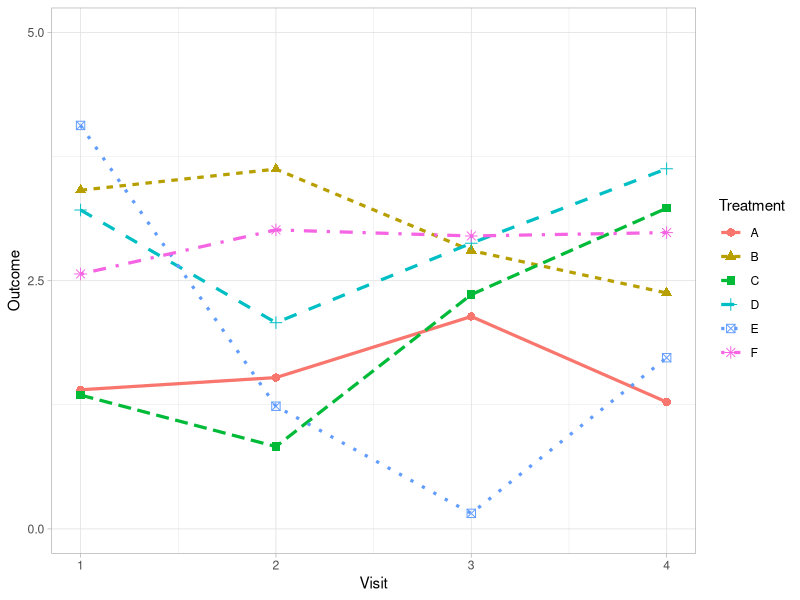
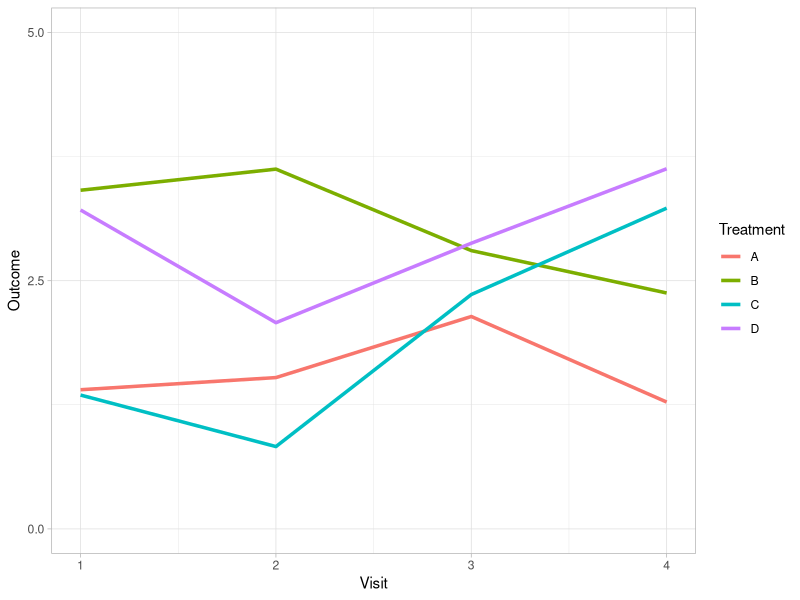
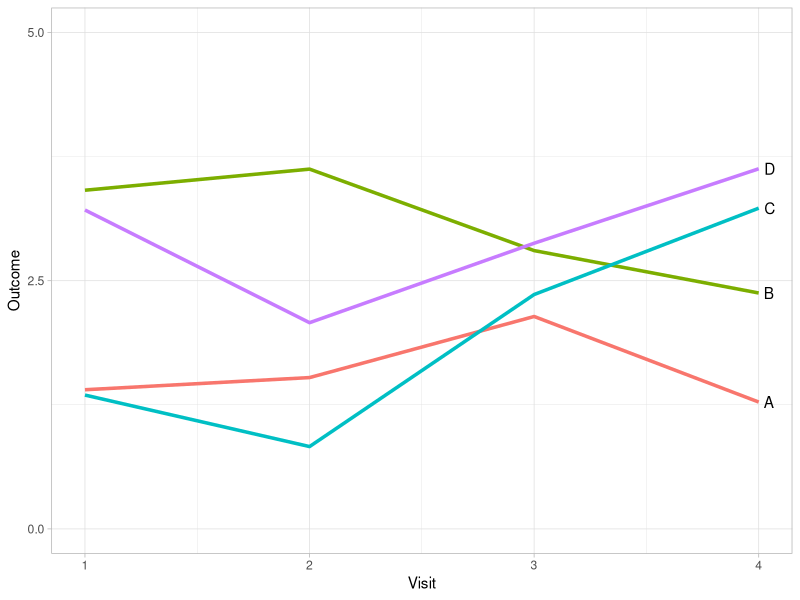
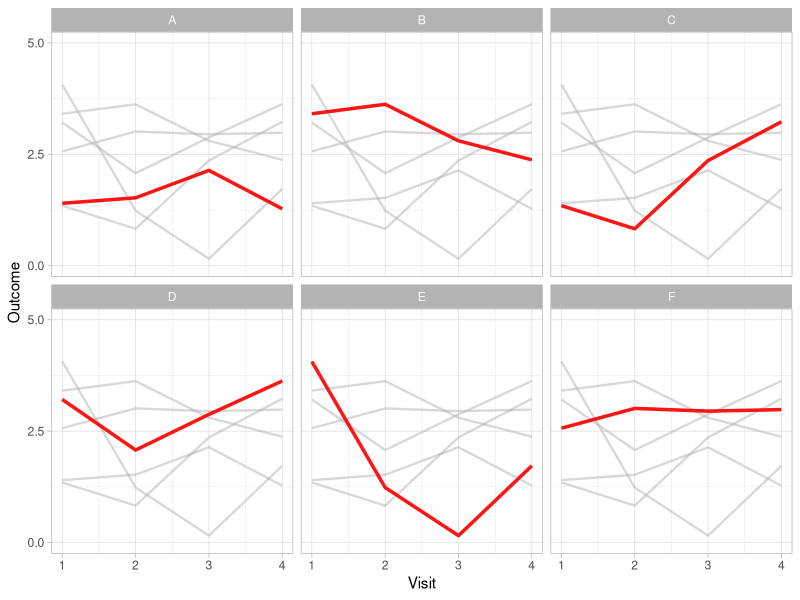

Source code (R) for these figures, in order:
## ---- chunk 1
knitr::opts_chunk$set(echo = FALSE)

library(tidyverse)

# Set global theme
theme_set(theme_light())

# Set seed for reproducibility 
set.seed(65)

# Generate dummy data
df <- data.frame(
  Treatment = rep(c("A", "B", "C", "D", "E", "F"),
                  each = 4),
  Treatment2 = rep(c("A", "B", "C", "D", "E", "F"),
                  each = 4),
  Visit = rep(c(1, 2, 3, 4), 6),
  Outcome = c(
    rnorm(4, 2, 0.5),
    rnorm(4, 3, 0.5),
    rnorm(4, 2, 1),
    rnorm(4, 3, 0.5),
    rnorm(4, 2.5, 1),
    rnorm(4, 3, 0.2)
  )
)
## ---- chunk 2

df %>% ggplot(aes(x = Visit, y = Outcome, group = Treatment, color = Treatment)) +
  geom_line(size = 1.1, aes(linetype = Treatment)) +
  geom_point(size = 2.5, aes(shape = Treatment)) +
  scale_x_continuous(limits = c(1, 4), breaks = c(1, 2, 3, 4)) +
  scale_y_continuous(limits = c(0, 5), breaks = c(0, 2.5, 5)) 

## ---- chunk 3
df %>% 
  filter(Treatment %in% c("A", "B", "C", "D")) %>%
  ggplot(aes(x = Visit, y = Outcome, group = Treatment, color = Treatment)) +
  geom_line(size = 1.2) +
  scale_x_continuous(limits = c(1, 4), breaks = c(1, 2, 3, 4)) +
  scale_y_continuous(limits = c(0, 5), breaks = c(0, 2.5, 5)) 

## ---- chunk 4
df %>% 
  filter(Treatment %in% c("A", "B", "C", "D")) %>%
  ggplot(aes(x = Visit, y = Outcome, group = Treatment, color = Treatment)) +
  geom_line(size = 1.2) +
  scale_x_continuous(limits = c(1, 4), breaks = c(1, 2, 3, 4)) +
  scale_y_continuous(limits = c(0, 5), breaks = c(0, 2.5, 5)) +
  geom_text(
    data = subset(df, Visit == "4" & (Treatment %in% c("A", "B", "C", "D"))),
    aes(label = Treatment),
    position = "nudge",
    hjust = -0.5,
    vjust = 0.5,
    color = "black"
  ) +
  theme(legend.position = "none")

## ---- chunk 5

df %>% 
  ggplot(aes(x = Visit, y = Outcome, group = Treatment)) +
  geom_line(
    data = transform(df, Treatment = NULL),
    aes(x = Visit, y = Outcome, group = Treatment2),
    size = 0.8,
    color = "darkgray",
    alpha = 0.45
  ) +
  geom_line(size = 1.2, color = "red", alpha = 0.9) +
  scale_x_continuous(limits = c(1, 4), breaks = c(1, 2, 3, 4)) +
  scale_y_continuous(limits = c(0, 5), breaks = c(0, 2.5, 5)) +
  facet_wrap( ~ Treatment) 

